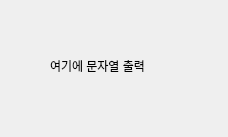
<?xml version="1.0" encoding="UTF-8"?>
<ui version="4.0">
 <class>Dialog</class>
 <widget class="QDialog" name="Dialog">
  <property name="geometry">
   <rect>
    <x>0</x>
    <y>0</y>
    <width>228</width>
    <height>137</height>
   </rect>
  </property>
  <property name="windowTitle">
   <string>Dialog</string>
  </property>
  <widget class="QLabel" name="label">
   <property name="geometry">
    <rect>
     <x>50</x>
     <y>60</y>
     <width>104</width>
     <height>12</height>
    </rect>
   </property>
   <property name="text">
    <string>여기에 문자열 출력</string>
   </property>
  </widget>
 </widget>
 <resources/>
 <connections/>
</ui>
